Frame 1 (no input): blank canvas, image omitted
Frame 60 (the mouse pressed at the canvas centre just before this capture): blank canvas, image omitted
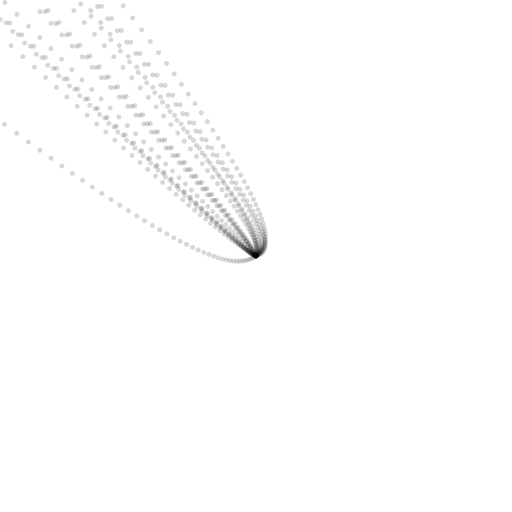
Frame 120 (the mouse held since frame 60 and released just before this capture)

The Processing sketch whose frames 1 and 60 were blank and that drew this single picture after the mouse press (run headless with seeded random() and noise(); from frame 60 on, the mouse is pressed at the canvas centre):

// Processing sketch: TimeWalker
// ── TimeWalker.pde
ArrayList<Particle> system;

void setup() {
  size(512, 512);
  background(255);
  system = new ArrayList<Particle>();
}

void draw() {
  for(Particle ps : system){
    if(ps.IsIN()){
    ps.display();
    ps.move();
    }
  }
  }
void mousePressed(){
  for(int i=0; i < 15; i++){
  system.add(new Particle(mouseX,mouseY));
  }
}

// ── Walker.pde

class Particle{
  float posX;
  float posY;
  float velx;
  float vely;
  
  Particle(float x, float y){
  posX=x;
  posY=y;
  velx = random(-2, 2);
  vely = random(-2, 2);
  }
  
  void display(){
    noStroke();
    fill(0,0,0,40);
    ellipse(posX,posY,5,5);}
    
  boolean IsIN(){
    boolean True = true;
    boolean False = false;
    if((posX > width) || (posX < 0)){
      return False;}
    if((posY > height) || (posY < 0)){
      return False;}
     else{
       return True;}
  }
    
    
  void move(){
    velx += map(noise(velx * 0.005, vely * 0.005, millis() * 0.001), 0, 1, -1, 1);
    vely += map(noise(vely * 0.005, velx * 0.005, millis() * 0.001), 0, 1, -1, 1);
    posX += velx;
    posY += vely;
  }}
